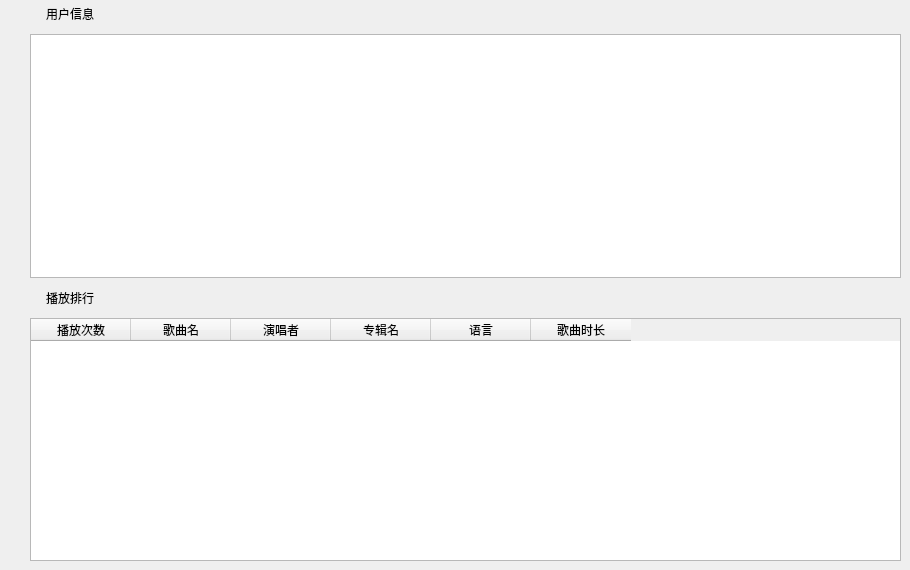
      <widget class="QWidget" name="userInfoPage">
       <widget class="QWidget" name="layoutWidget">
        <property name="geometry">
         <rect>
          <x>0</x>
          <y>0</y>
          <width>901</width>
          <height>561</height>
         </rect>
        </property>
        <layout class="QVBoxLayout" name="verticalLayout_14">
         <item>
          <layout class="QVBoxLayout" name="verticalLayout_12">
           <item>
            <widget class="QLabel" name="userInfoLbl">
             <property name="minimumSize">
              <size>
               <width>140</width>
               <height>28</height>
              </size>
             </property>
             <property name="maximumSize">
              <size>
               <width>140</width>
               <height>28</height>
              </size>
             </property>
             <property name="text">
              <string>用户信息</string>
             </property>
             <property name="alignment">
              <set>Qt::AlignCenter</set>
             </property>
            </widget>
           </item>
           <item>
            <layout class="QHBoxLayout" name="horizontalLayout_9">
             <item>
              <spacer name="horizontalSpacer_7">
               <property name="orientation">
                <enum>Qt::Horizontal</enum>
               </property>
               <property name="sizeType">
                <enum>QSizePolicy::Preferred</enum>
               </property>
               <property name="sizeHint" stdset="0">
                <size>
                 <width>30</width>
                 <height>20</height>
                </size>
               </property>
              </spacer>
             </item>
             <item>
              <widget class="QListWidget" name="userInfoListWidget">
               <property name="minimumSize">
                <size>
                 <width>0</width>
                 <height>128</height>
                </size>
               </property>
               <property name="maximumSize">
                <size>
                 <width>16777215</width>
                 <height>16777215</height>
                </size>
               </property>
               <property name="layoutDirection">
                <enum>Qt::LeftToRight</enum>
               </property>
              </widget>
             </item>
            </layout>
           </item>
          </layout>
         </item>
         <item>
          <layout class="QVBoxLayout" name="verticalLayout_13">
           <item>
            <widget class="QLabel" name="songRankedLbl">
             <property name="minimumSize">
              <size>
               <width>140</width>
               <height>28</height>
              </size>
             </property>
             <property name="maximumSize">
              <size>
               <width>140</width>
               <height>28</height>
              </size>
             </property>
             <property name="text">
              <string>播放排行</string>
             </property>
             <property name="alignment">
              <set>Qt::AlignCenter</set>
             </property>
            </widget>
           </item>
           <item>
            <layout class="QHBoxLayout" name="horizontalLayout_10">
             <item>
              <spacer name="horizontalSpacer_8">
               <property name="orientation">
                <enum>Qt::Horizontal</enum>
               </property>
               <property name="sizeType">
                <enum>QSizePolicy::Preferred</enum>
               </property>
               <property name="sizeHint" stdset="0">
                <size>
                 <width>30</width>
                 <height>20</height>
                </size>
               </property>
              </spacer>
             </item>
             <item>
              <widget class="QTableWidget" name="songRankedTableWidget">
               <property name="minimumSize">
                <size>
                 <width>0</width>
                 <height>128</height>
                </size>
               </property>
               <property name="maximumSize">
                <size>
                 <width>16777215</width>
                 <height>16777215</height>
                </size>
               </property>
               <property name="layoutDirection">
                <enum>Qt::LeftToRight</enum>
               </property>
               <property name="editTriggers">
                <set>QAbstractItemView::AnyKeyPressed|QAbstractItemView::EditKeyPressed</set>
               </property>
               <column>
                <property name="text">
                 <string>播放次数</string>
                </property>
               </column>
               <column>
                <property name="text">
                 <string>歌曲名</string>
                </property>
               </column>
               <column>
                <property name="text">
                 <string>演唱者</string>
                </property>
               </column>
               <column>
                <property name="text">
                 <string>专辑名</string>
                </property>
               </column>
               <column>
                <property name="text">
                 <string>语言</string>
                </property>
               </column>
               <column>
                <property name="text">
                 <string>歌曲时长</string>
                </property>
               </column>
              </widget>
             </item>
            </layout>
           </item>
          </layout>
         </item>
        </layout>
       </widget>
      </widget>
